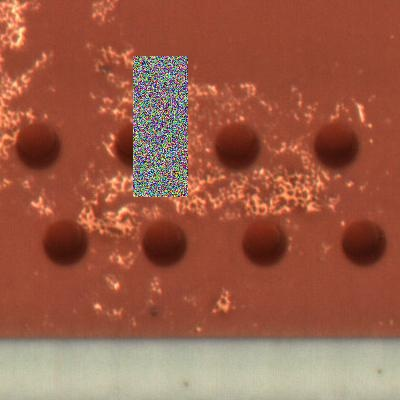
#> input picture yolo/data/PCB class/30/750P02F-ZOSP1-N_220_A_1_NG28_43(2).jpeg, 400 x 400 px, given in place of 750P02F-ZOSP1-N_228_A_1_NG18_24.jpeg, which was not available
$ jupyter execute RE.ipynb
#> lines starting #> are read from the running program, lines starting #| are printed output that depends on the picture
[cell 1]
import os
import io
import math
import sys
import random
import argparse
import cv2
import numpy as np

[cell 2]
def get_files(dir, suffix):
    res = []
    for root, directory, files in os.walk(dir):
        for filename in files:
            name, suf = os.path.splitext(filename)
            if suf in suffix:
                #res.append(filename)
                res.append(os.path.join(root, filename))
    return res

class RandomErasing:
    """Random erasing the an rectangle region in Image.
    Class that performs Random Erasing in Random Erasing Data Augmentation by Zhong et al.
    Args:
        sl: min erasing area region
        sh: max erasing area region
        r1: min aspect ratio range of earsing region
        p: probability of performing random erasing
    """

    def __init__(self, p=0.5, sl=0.02, sh=0.4, r1=0.3):

        self.p = p
        self.s = (sl, sh)
        self.r = (r1, 1/r1)


    def __call__(self, img):
        """
        perform random erasing
        Args:
            img: opencv numpy array in form of [w, h, c] range
                 from [0, 255]

        Returns:
            erased img
        """

        assert len(img.shape) == 3, 'image should be a 3 dimension numpy array'

        if random.random() > self.p:
            return img

        else:
            while True:
                Se = random.uniform(*self.s) * img.shape[0] * img.shape[1]
                re = random.uniform(*self.r)

                He = int(round(math.sqrt(Se * re)))
                We = int(round(math.sqrt(Se / re)))

                xe = random.randint(0, img.shape[1])
                ye = random.randint(0, img.shape[0])

                if xe + We <= img.shape[1] and ye + He <= img.shape[0]:
                    img[ye : ye + He, xe : xe + We, :] = np.random.randint(low=0, high=255, size=(He, We, img.shape[2]))

                    return img


if __name__ == "__main__":
    img = cv2.imread('C:\\Users\\ian\\Desktop\\PCB class\\30\\750P02F-ZOSP1-N_228_A_1_NG18_24.jpeg')
#> img is the input picture: shape (400, 400, 3); mean B, G, R 71.9, 92.9, 155.9
    RE = RandomErasing(p=1)
    for i in range(1):
        img1 = RE(img.copy())
        cv2.imshow("test", img1)
        cv2.waitKey(1000)
        cv2.imwrite('750P02F-ZOSP1-N_228_A_1_NG18_24(1).jpeg', img1)
        cv2.destroyAllWindows()
#> this loop made 1 pass
#> pass 1, `img1 = RE(img.copy())`:
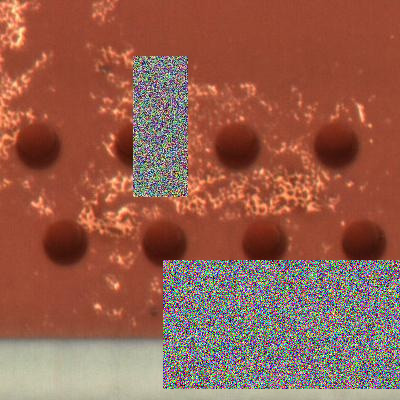
#> img1: shape (400, 400, 3); mean B, G, R 78.1, 95.2, 149.3


$ run again, on yolo/data/PCB class/30/750P02F-ZOSP1-N_220_A_1_NG28_45(2).jpeg
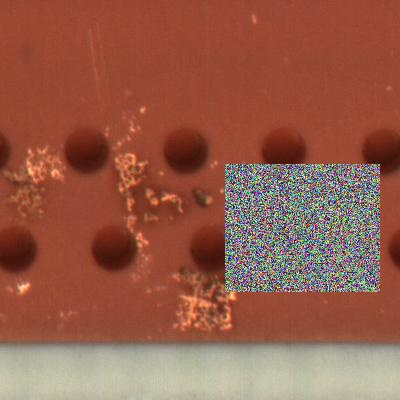
#> input picture yolo/data/PCB class/30/750P02F-ZOSP1-N_220_A_1_NG28_45(2).jpeg, 400 x 400 px, given in place of 750P02F-ZOSP1-N_228_A_1_NG18_24.jpeg, which was not available
#> img is the input picture: shape (400, 400, 3); mean B, G, R 74.7, 92.8, 149.9
#> the loop `for i in range(1):` made 1 pass
#> pass 1, `img1 = RE(img.copy())`:
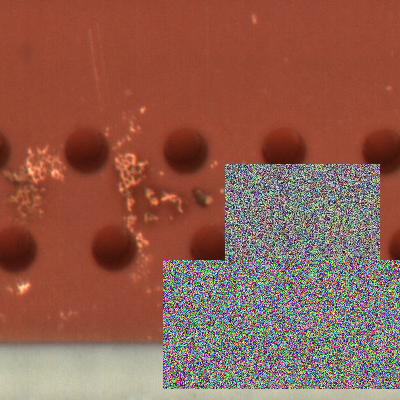
#> img1: shape (400, 400, 3); mean B, G, R 79.1, 94, 144.1

$ run again, on yolo/data/PCB class/30/750P02F-ZOSP1-N_220_A_1_NG28_47(1).jpeg
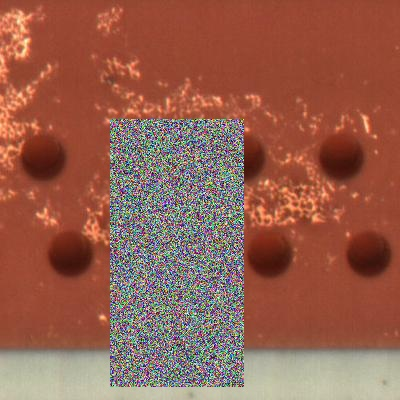
#> input picture yolo/data/PCB class/30/750P02F-ZOSP1-N_220_A_1_NG28_47(1).jpeg, 400 x 400 px, given in place of 750P02F-ZOSP1-N_228_A_1_NG18_24.jpeg, which was not available
#> img is the input picture: shape (400, 400, 3); mean B, G, R 79.2, 96.1, 150
#> the loop `for i in range(1):` made 1 pass
#> pass 1, `img1 = RE(img.copy())`:
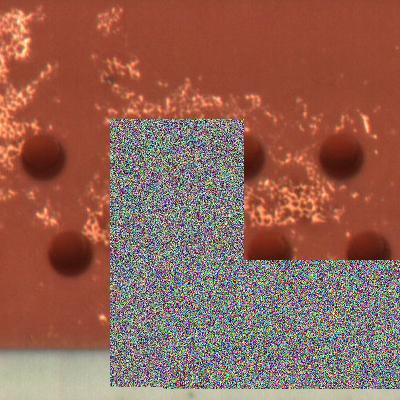
#> img1: shape (400, 400, 3); mean B, G, R 84.6, 99.1, 146.6
